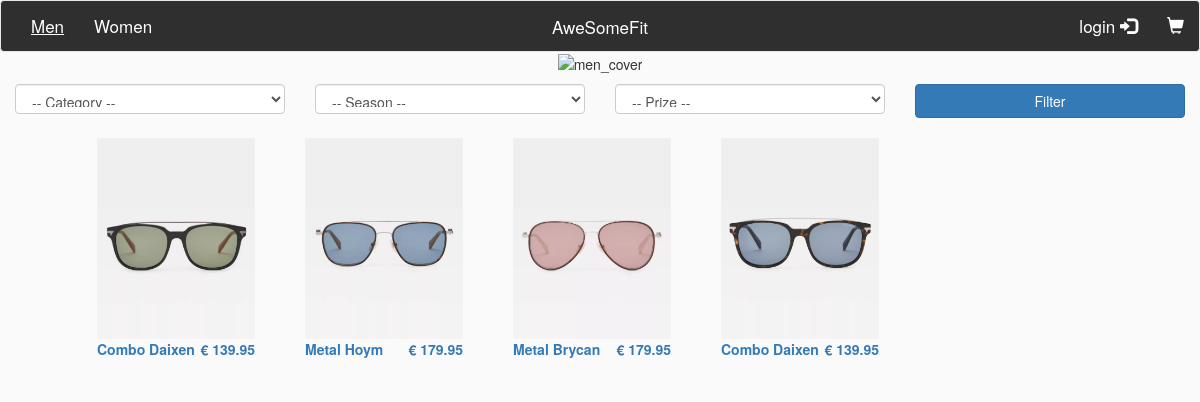
The app's page /index.php/browse/sunglasses_men with its own data.
### tables this page shows
CREATE TABLE `product` (
  `product_id` int(11) NOT NULL,
  `product_name` varchar(45) NOT NULL,
  `product_description` varchar(160) NOT NULL,
  `product_gender` enum('man','woman','unisex') NOT NULL,
  `product_price` float(5,2) NOT NULL,
  `product_type` enum('T-Shirt','Pants','Skirt','Shirt','Eyewear') NOT NULL,
  `product_season` enum('SS','FW','ND') NOT NULL
);

### application/controllers/Browse.php (called while the page is built, shortened)
<?php
class Browse extends CI_Controller {
	public function __construct() {
        $this->load->helper('url_helper');
        $this->load->helper('url');
        $this->load->model('products_model');
        $this->load->library('session');
    }
    public function sunglasses_men(){
        $season = FALSE;
        $priceMin = FALSE;
        $priceMax = FALSE;
        $type = 'Eyewear';
        $data['products'] = $this->products_model->get_products_men_filtered($season, $priceMin, $priceMax, $type);
        $data['allproducts'] = $this -> products_model -> get_men_types();
        $this -> load -> view('men', $data);
    }
}

### index.php (called while the page is built, shortened)
<?php
require_once BASEPATH.'core/CodeIgniter.php';

### application/models/Products_model.php (called while the page is built, shortened)
<?php
class Products_model extends CI_Model {
    public function get_men_types() {
        $this->db->group_by('product_type');
        $query = $this->db->get_where('product', "(product_gender = 'man' OR product_gender = 'unisex')");
        return $query->result_array();
    }
    public function get_products_men_filtered($season, $priceMin, $priceMax, $type){
        $this->db->where("(product_gender = 'man' OR product_gender = 'unisex')");
        if ($type != FALSE){
            $this->db->where('product_type', $type);
        }
        $query = $this->db->get('product');
        $data = array();
        if ($query !== FALSE && $query->num_rows() > 0) {
            $data = $query->result_array();
        }
        return $data;
    }
}

### application/views/men.php (the view, shortened to what this page needs)
<!DOCTYPE html>
<html>
<head>
    <link rel="stylesheet" href="https://maxcdn.bootstrapcdn.com/bootstrap/3.3.7/css/bootstrap.min.css">
    <link rel="stylesheet" href="http://localhost/assets/css/global.css">
</head>
<body>
    <nav class="navbar navbar-default" role="navigation">
  <div class="navbar-header">
    <a class="navbar-ASF" href="http://localhost/home">AweSomeFit</a>
  </div>
  <div class="navbar-collapse collapse">
    <ul class="nav navbar-nav navbar-left">
        <li><a href="http://localhost/browse/openmen" style="color: #FFFFFF;" onmouseover="this.style.color='#AAAAAA'" onmouseout="this.style.color='#FFFFFF'"><u>Men</u></a></li>
        <li><a href="http://localhost/browse/openwomen" style="color: #FFFFFF;" onmouseover="this.style.color='#AAAAAA'" onmouseout="this.style.color='#FFFFFF'">Women</a></li>
    </ul>
    <ul class="nav navbar-nav navbar-right">
     <?php if(isset($_SESSION["user_id"])) {
        echo "<li><a href=\"http://localhost/profile/open_profile\" style=\"color: #FFFFFF;\" onmouseover=\"this.style.color='#AAAAAA'\" onmouseout=\"this.style.color='#FFFFFF'\"><i class=\"glyphicon glyphicon-user\"></i>  Profile</a></li>";
    }
      else {
        echo "<li><a href=\"http://localhost/login\" style=\"color: #FFFFFF;\" onmouseover=\"this.style.color='#AAAAAA'\" onmouseout=\"this.style.color='#FFFFFF'\">login  <i class=\"glyphicon glyphicon-log-in\"></i></a></li>";
      }
    ?>
      <li><a href="http://localhost/cart/open_cart" style="color: #FFFFFF;" onmouseover="this.style.color='#AAAAAA'" onmouseout="this.style.color='#FFFFFF'"><i class="glyphicon glyphicon-shopping-cart"></i></a></li>
    </ul>
  </div>
</nav>
    <div class="col-xs-12 col-sm-12 col-md-12 col-lg-12" align="center" style="margin-bottom: 10px;">
        <img src="http://localhost/assets/img/Men.png" style="width: 100%;" alt="men_cover">
    </div>
    <div class="row" style="margin-left: auto; margin-right: auto; margin-bottom: 10px;">
        <form action="http://localhost/browse/filtermen"  method="POST">
         <div class="col-xs-12 col-sm-12 col-md-3 col-lg-3">
            <select class="form-control" name="type" style="width: 100%; height: 30px;">
                <option selected>-- Category --</option>
            </select>
        </div>
        <div class="col-xs-12 col-sm-12 col-md-3 col-lg-3">
            <select class="form-control" name="season" style="width: 100%; height: 30px;">
                <option selected>-- Season --</option>
            </select>
        </div>
        <div class="col-xs-12 col-sm-12 col-md-3 col-lg-3">
            <select class="form-control" name="price" style="width: 100%; height: 30px;">
                <option selected>-- Prize --</option>
            </select>
        </div>
        <div class="col-xs-12 col-sm-12 col-md-3 col-lg-3">
            <button type="submit" class="btn btn-primary" style="width: 100%;">Filter</button>
        </div>
    </form>
</div>
<div class="row" style="margin-left: 6%; margin-right: auto;">
    <?php foreach ($products as $product_item): ?>
       <a href = "http://localhost/browse/visualize/<?php echo $product_item['product_id']; ?>">
        <div class="col-xs-12 col-sm-12 col-md-2 col-lg-2" style="margin: 10px;">
           <img src="http://localhost/assets/img/products/<?php echo $product_item['product_id']; ?>.png" style="width: 100%;" alt=""><br>
            <label><?php echo $product_item['product_name']; ?></label>
            <label style="float: right;">€ <?php echo $product_item['product_price']; ?></label>
        </div>
    </a>
    <?php endforeach; ?>
    </div>
</body>
</html>

### assets/css/global.css (style rules this page uses)
.navbar { margin-bottom: 0px; }
.navbar-ASF { position: absolute; width: 100%; left: 0; text-align: center; margin:0 auto; }
.navbar { background-color: #2F2F2F; overflow: hidden; }
.navbar a { float: left; display: block; color: #FFFFFF; text-align: center; padding: 14px 16px; text-decoration: none; font-size: 17px; }
body { background-color: #FAFAFA; }
button { background-size: cover; background-color: #eee; }

### records on screen
product: shows a picture, product_name "Combo Daixen", product_price "139.95"
product: shows a picture, product_name "Metal Hoym", product_price "179.95"
product: shows a picture, product_name "Metal Brycan", product_price "179.95"
product: shows a picture, product_name "Combo Daixen", product_price "139.95"
